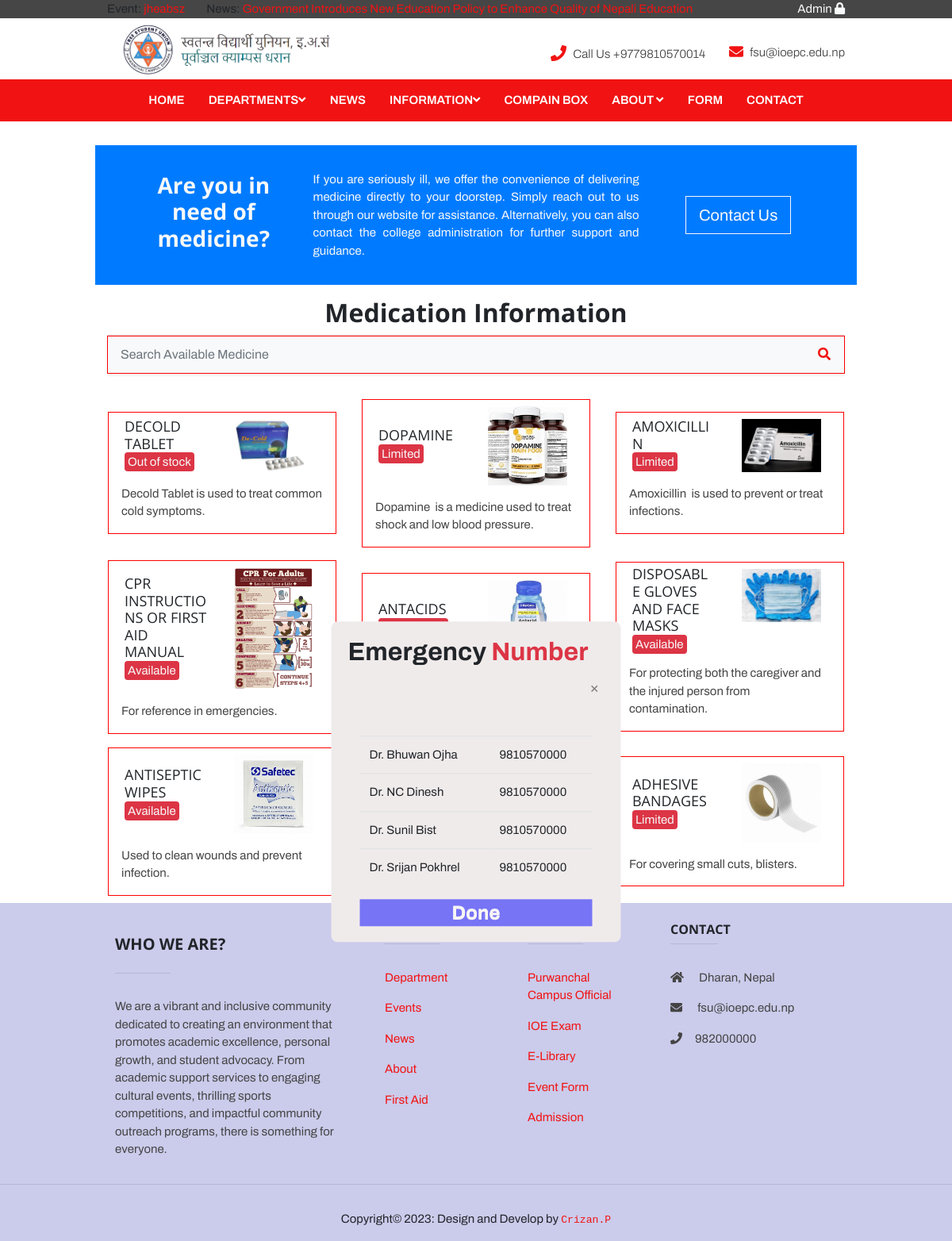
Screenshot of /medication.php with the database file from the repository.
### tables this page shows
CREATE TABLE `medication` (
  `id` int(100) NOT NULL,
  `datetime` varchar(100) NOT NULL,
  `title` varchar(1000) NOT NULL,
  `image` varchar(100) NOT NULL,
  `description` varchar(10000) NOT NULL,
  `stock` varchar(100) NOT NULL
);

### medication.php (the view, shortened to what this page needs)
<!DOCTYPE html>
<html lang="en">
<head>
    <link rel="stylesheet" href="assets/plugins/bootstrap/css/bootstrap.min.css">
    <link rel="stylesheet" href="assets/plugins/flexslider/flexslider.css">
    <link rel="stylesheet" href="assets/css/style.css">
    <link rel="stylesheet" href="assets/css/basic.css">
</head>
<body class="home-page">
<div class="popup-teams">
        <div class="row" style="align-items: center;margin-bottom: 25px;">
            <h2 class="font-weight-bold">
                <center> Emergency <span class="text-danger">Number</span></center>
            </h2>
            <button id="close">&times;</button>
        </div>
        <table class="table px-0 mx-0">
            <tbody>
                <tr>
                    <td>Dr. Bhuwan Ojha</td>
                    <td>9810570000</td>
                </tr>
                <tr>
                    <td>Dr. NC Dinesh</td>
                    <td>9810570000</td>
                </tr>
                <tr>
                    <td>Dr. Sunil Bist</td>
                    <td>9810570000</td>
                </tr>
                <tr>
                    <td>Dr. Srijan Pokhrel</td>
                    <td>9810570000</td>
                </tr>
            </tbody>
        </table>
        <center><a href="#" class="close" style="float: unset;background-color:blue;color:white">Done</a></center>
    </div>
    <div class="wrapper">
        <?php
        require_once("includes/nav_main.php");
        ?>
        <div class="bg-primary container mb-3">
            <div class="container-fluid">
                <div class="row py-4 px-4 os-banner text-light">
                    <div class="col-lg-3 text-center text-y center my-auto">
                        <h3 class="font-weight-bold">Are you in need of medicine?</h3>
                    </div>
                    <div class="col-lg-6 py-2">
                        <p align="justify" class="text-light my-auto">If you are seriously ill, we offer the convenience
                            of delivering medicine directly to your doorstep. Simply reach out to us through our website
                            for assistance. Alternatively, you can also contact the college administration for further
                            support and guidance.
                        </p>
                    </div>
                    <div class="col-lg-3 text-center  my-auto center">
                        <a href="contact.php" target="blank"> <button type="button"
                                class="btn btn-outline-light btn-lg">Contact Us</button></a>
                    </div>
                </div>
            </div>
        </div>
        <div class="content container">
            <header class="page-heading clearfix" style="border-bottom: 1px solid #e8e8e8;">
                <center>
                    <h2 class="heading-title float-center font-weight-bold">Medication Information</h2>
                </center>
            </header>
            <form method="get">
                <div class="p-1 bg-light shadow-sm mb-4" style="border: 1px solid red;">
                    <div class="input-group">
                        <input type="search" value="<?php
                        if (isset($_GET["search"])) {
                            $Search = $_GET["search"];
                            echo $Search;
                        } ?>" placeholder="Search Available Medicine" aria-describedby="button-addon1"
                            class="form-control border-0 bg-light" name="search">
                        <div class="input-group-append">
                            <button id="button-addon1" type="submit" class="btn btn-link text-primary"><i
                                    class="fa fa-search"></i></button>
                        </div>
                    </div>
                </div>
            </form>
            <div class="row" style="align-items: center;">
                <?php
                global $ConnectingDb;
                if (isset($_GET["search"])) {
                    $Search = $_GET["search"];
                    $sql = "SELECT * FROM medication
                    WHERE title LIKE :search
                    OR description LIKE :search
                    OR stock LIKE :search
                    ORDER BY id desc";
                    $stmt = $ConnectingDb->prepare($sql);
                    $stmt->bindValue(':search', '%' . $Search . '%');
                    $stmt->execute();
                } else {
                    $sql = "SELECT * FROM medication order by id desc";
                    $stmt = $ConnectingDb->query($sql);
                }
                while ($DataRows = $stmt->fetch()) {
                    $Title = $DataRows["title"];
                    $Image = $DataRows["image"];
                    $Stock = $DataRows["stock"];
                    $Description = $DataRows["description"];
                    ?>
                    <div class="col-md-4 px-3 my-2">
                        <div class="card" style="border: 1px solid red;">
                            <div class="card-block px-3">
                                <div class="row">
                                    <div class="col-md-6 col-xs-6 my-auto">
                                        <h5 class="card-title pt-1 px-1 my-auto" style="font-weight:400;font-size: large;">
                                            <?php echo strtoupper($Title); ?>
                                            <br>
                                            <span class="bg-danger text-light p-1 my-0"
                                                style="font-size:15px; border-radius:4px">
                                                <?php echo $Stock; ?>
                                            </span>
                                        </h5>
                                    </div>
                                    <div class="col-md-6 col-xs-6">
                                        <a href="admin/uploads/<?php echo $Image ?>"> <img
                                                src="admin/uploads/<?php echo $Image ?>" alt="<?php echo $Title; ?>"
                                                hight="100px" width="100px" class="float-center pt-2"></a>
                                    </div>
                                </div>
                                <p class="card-text pt-0">
                                    <?php echo $Description; ?>
                                </p>
                            </div>
                        </div>
                    </div>
                    <?php
                }
                    ?>
            </div>
        </div>
        <?php
        require_once("includes/footer_main.php");
        ?>

### rows the page displays
medication: title "DECOLD TABLET", stock "Out of stock", image (picture), description "Decold Tablet is used to treat common cold symptoms."
medication: title "DOPAMINE", stock "Limited", image (picture), description "Dopamine is a medicine used to treat shock and low blood pressure."
medication: title "AMOXICILLIN", stock "Limited", image (picture), description "Amoxicillin is used to prevent or treat infections."
medication: title "CPR INSTRUCTIONS OR FIRST AID MANUAL", stock "Available", image (picture), description "For reference in emergencies."
medication: title "ANTACIDS", image (picture)
medication: title "DISPOSABLE GLOVES AND FACE MASKS", stock "Available", image (picture), description "For protecting both the caregiver and the injured person from contamination."
medication: title "ANTISEPTIC WIPES", stock "Available", image+title (picture), description "Used to clean wounds and prevent infection."
medication: title "ADHESIVE BANDAGES", stock "Limited", image (picture), description "For covering small cuts, blisters."
